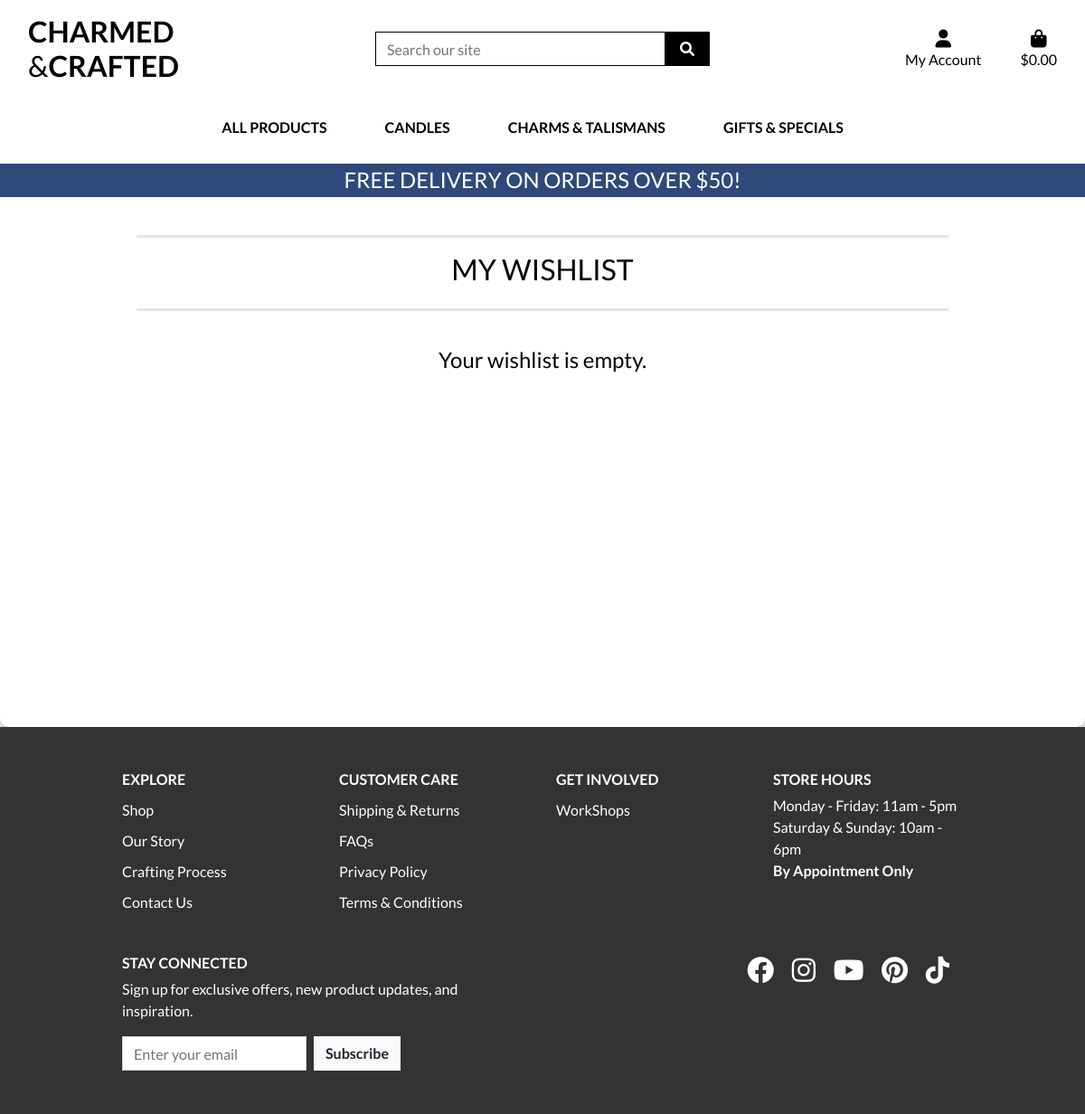
The page /products/wishlist_page/ (signed in) on the database as committed earlier.
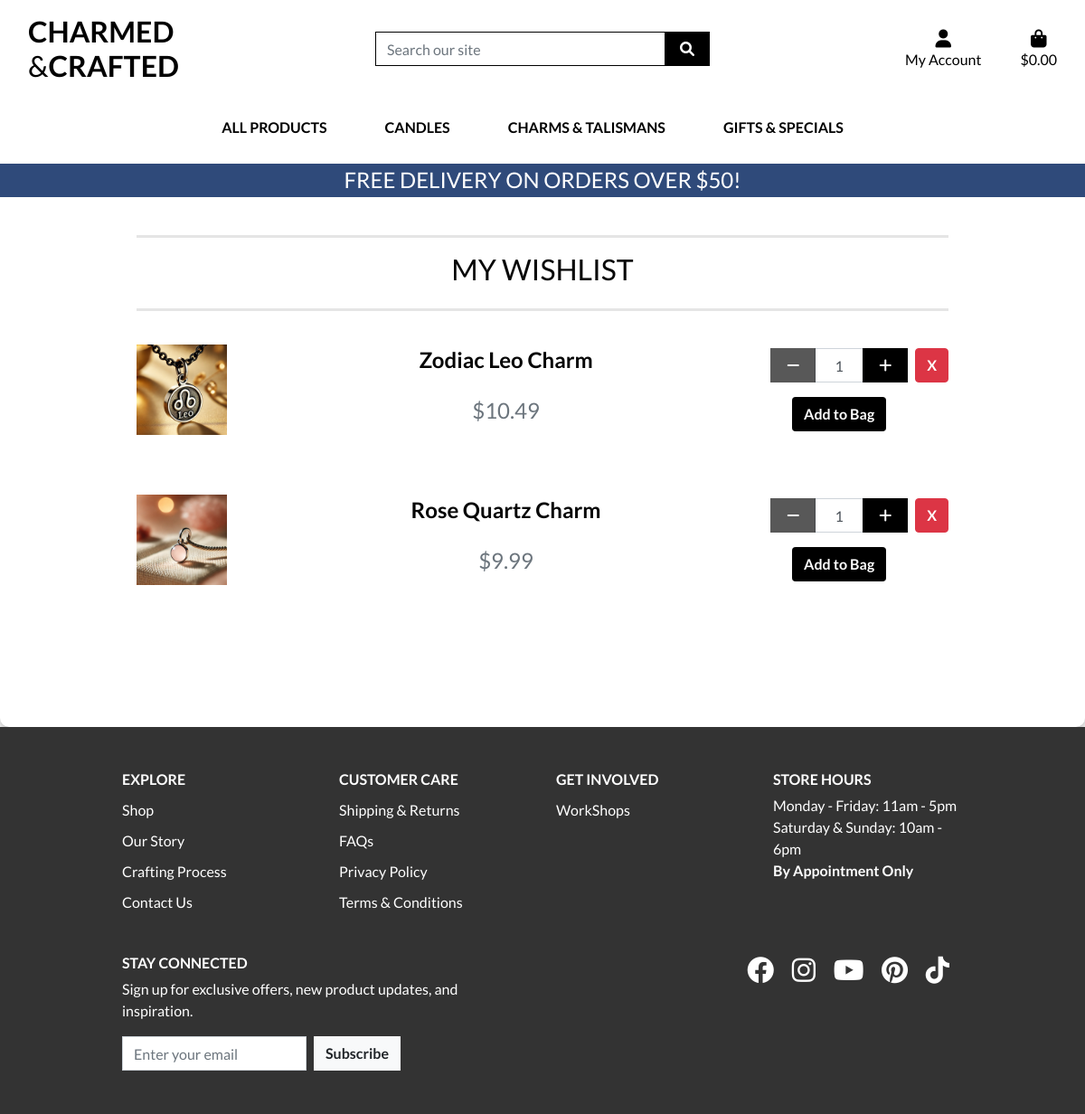
The same page on the database as committed later.
### products/models.py (models this page shows, shortened)
class Wishlist(models.Model):
    user = models.ForeignKey(settings.AUTH_USER_MODEL, on_delete=models.CASCADE, related_name="wishlists")
    product = models.ForeignKey(Product, on_delete=models.CASCADE, related_name="wishlisted_by")
    created_at = models.DateTimeField(auto_now_add=True)
    class Meta:
        unique_together = ('user', 'product')
        ordering = ['-created_at']

class Product(models.Model):
    category = models.ForeignKey('Category', null=True, blank=True, on_delete=models.CASCADE)
    sku = models.CharField(max_length=254, null=True, blank=True)
    name = models.CharField(max_length=254)
    description = models.TextField()
    has_sizes = models.BooleanField (default = False, null = True, blank = True)
    price = models.DecimalField(max_digits=6, decimal_places=2)
    rating = models.DecimalField(max_digits=6, decimal_places=2, null=True, blank=True)
    image_url = models.URLField(max_length=1024, null=True, blank=True)
    image = models.ImageField(null=True, blank=True)

### products/views.py (the view)
# urls.py: path('wishlist_page/', wishlist_page, name='wishlist_page'),
@login_required
def wishlist_page(request):
    wishlist_items = Wishlist.objects.filter(user=request.user).select_related('product')
    return render(request, 'products/wishlist.html', {'wishlist_items': wishlist_items})

### products/templates/products/wishlist.html (shortened to what this page needs)
{% extends "base.html" %}
{% load static %}
{% block page_header %}
    <div class="container header-container">
    </div>
{% endblock %}
{% block content %}
<div class="overlay clearover">
    <div class="container">
        <div class="row">
            <div class="col">
                <hr>
                <h2 class="logo-font mb-4 text-center">My Wishlist</h2>
                <hr>
            </div>
        </div>
        <div class="wishlist-container">
            {% if wishlist_items %}
                <ul class="list-unstyled">
                    {% for item in wishlist_items %}
                        <li class="wishlist-item d-flex align-items-center mb-4">
                            <div class="wishlist-image mr-3">
                                {% if item.product.image %}
                                    <img src="{{ item.product.image.url }}" alt="{{ item.product.name }}" class="img-fluid" style="width: 100px; height: auto;">
                                {% else %}
                                    <img src="{{ MEDIA_URL }}noimage.webp" alt="{{ item.product.name }}" class="img-fluid" style="width: 100px; height: auto;">
                                {% endif %}
                            </div>
                            <div class="wishlist-details flex-grow-1">
                                <p class="mb-1 font-weight-bold">{{ item.product.name }}</p>
                                <p class="text-muted">${{ item.product.price }}</p>
                            </div>
                            <div class="wishlist-actions d-flex">
                                <form action="{% url 'add_to_bag' item.product.id %}" method="POST" class="mr-2">
                                    <div class="form-group mx-auto ml-2">
                                        <div class="input-group">
                                            <div class="input-group-prepend">
                                                <button class="decrement-qty btn btn-black rounded-0"
                                                    data-item_id="{{ item.product.id }}" id="decrement-qty_{{ item.product.id }}">
                                                    <span class="icon">
                                                        <i class="fas fa-minus"></i>
                                                    </span>
                                                </button>
                                            </div>
                                            <input class="form-control qty_input" type="number"
                                                name="quantity" value="1" min="1" max="99"
                                                data-item_id="{{ item.product.id }}"
                                                id="id_qty_{{ item.product.id }}">
                                            <div class="input-group-append">
                                                <button class="increment-qty btn btn-black rounded-0"
                                                    data-item_id="{{ item.product.id }}" id="increment-qty_{{ item.product.id }}">
                                                    <span class="icon">
                                                        <i class="fas fa-plus"></i>
                                                    </span>
                                                </button>
                                            </div>
                                        </div>
                                    </div>
                                    <button type="submit" class="btn btn-black">Add to Bag</button>
                                </form>
                                <form action="{% url 'remove_from_wishlist' item.product.id %}" method="POST">
                                    <button type="submit" class="btn btn-danger">X</button>
                                </form>
                            </div>
                        </li>
                    {% endfor %}
                </ul>
            {% else %}
                <p class="text-center">Your wishlist is empty.</p>
            {% endif %}
        </div>
    </div>
</div>
{% endblock %}

### templates/base.html (shortened to what this page needs)
<!DOCTYPE html>
{% load static %}
<html lang="en">
    <head>
        {% block corecss %}
            <link rel="stylesheet" href="https://stackpath.bootstrapcdn.com/bootstrap/4.4.1/css/bootstrap.min.css">
            <link rel="stylesheet" href="{% static 'css/base.css' %}">
            <link rel="stylesheet" href="https://cdnjs.cloudflare.com/ajax/libs/font-awesome/6.0.0-beta3/css/all.min.css">
        {% endblock %}
    </head>
    <body {% if request.resolver_match.url_name == "home" %}class="homepage-background"{% endif %}>
        <header class="container-fluid fixed-top">
            <div id="topnav" class="row bg-white pt-lg-2 d-none d-lg-flex">
                <div class="col-12 col-lg-4 my-auto py-1 py-lg-0 text-center text-lg-left">
                    <a href="{% url 'home' %}" class="nav-link main-logo-link">
                        <h2 class="logo-font text-black my-0">
                            <strong>Charmed</strong><br>
                            &<strong>Crafted</strong>
                        </h2>
                    </a>
                </div>
                <div class="col-12 col-lg-4 my-auto py-1 py-lg-0">
                    <form method="GET" action="{% url 'products' %}">
                        <div class="input-group w-100">
                            <input class="form-control border border-black rounded-0" type="text" name="q" placeholder="Search our site">
                            <div class="input-group-append">
                                <button class="form-control btn btn-black border border-black rounded-0" type="submit">
                                    <span class="icon">
                                        <i class="fas fa-search"></i>
                                    </span>
                                </button>
                            </div>
                        </div>
                    </form>
                </div>
                <div class="col-12 col-lg-4 my-auto py-1 py-lg-0">
                    <ul class="list-inline list-unstyled text-center text-lg-right my-0">
                        <li class="list-inline-item dropdown">
                            <a class="text-black nav-link" href="#" id="user-options" data-toggle="dropdown" aria-haspopup="true" aria-expanded="false">
                                <div class="text-center">
                                    <div><i class="fas fa-user fa-lg"></i></div>
                                    <p class="my-0">My Account</p>
                                </div>
                            </a>
                        </li>
                        <li class="list-inline-item">
                            <a class="{% if grand_total %}text-info font-weight-bold{% else %}text-black{% endif %} nav-link" href="{% url 'view_bag' %}">
                                <div class="text-center text-black">
                                    <div><i class="fas fa-shopping-bag fa-lg"></i></div>
                                    <p class="my-0">
                                        {% if grand_total %}
                                            ${{ grand_total|floatformat:2 }}
                                        {% else %}
                                            $0.00
                                        {% endif %}
                                    </p>
                                </div>
                            </a>
                        </li>
                    </ul>
                </div>
            </div>
            <div class="row bg-white">
                <nav class="navbar navbar-expand-lg navbar-light w-100">
                    {% include 'includes/mobile-top-header.html' %}
                    {% include 'includes/main-nav.html' %}
                </nav>
            </div>
            <div id="delivery-banner" class="row text-center">
                <div class="col bg-black text-white">
                    <h4 class="logo-font my-1">Free delivery on orders over ${{ free_delivery_threshold }}!</h4>
                </div>
            </div>
        </header>
        {% block page_header %}
        {% endblock %}
        <main>
            {% block content %}
            {% endblock %}
        </main>
        <footer class="footer py-5 container-fluid">
            <div class="container">
                <div class="row">
                    <div class="col-md-3">
                        <h6 class="text-uppercase font-weight-bold">Explore</h6>
                        <ul class="list-unstyled">
                            <li><a href="#" class="footer-link">Shop</a></li>
                            <li><a href="#" class="footer-link">Our Story</a></li>
                            <li><a href="#" class="footer-link">Crafting Process</a></li>
                            <li><a href="#" class="footer-link">Contact Us</a></li>
                        </ul>
                    </div>
                    <div class="col-md-3">
                        <h6 class="text-uppercase font-weight-bold">Customer Care</h6>
                        <ul class="list-unstyled">
                            <li><a href="#" class="footer-link">Shipping & Returns</a></li>
                            <li><a href="#" class="footer-link">FAQs</a></li>
                            <li><a href="#" class="footer-link">Privacy Policy</a></li>
                            <li><a href="#" class="footer-link">Terms & Conditions</a></li>
                        </ul>
                    </div>
                    <div class="col-md-3">
                        <h6 class="text-uppercase font-weight-bold">Get Involved</h6>
                        <ul class="list-unstyled">
                            <li><a href="#" class="footer-link">WorkShops</a></li>
                        </ul>
                    </div>
                    <div class="col-md-3">
                        <h6 class="text-uppercase font-weight-bold">Store Hours</h6>
                        <ul class="list-unstyled">
                            <li>Monday - Friday: 11am - 5pm</li>
                            <li>Saturday & Sunday: 10am - 6pm</li>
                            <li class="font-weight-bold">By Appointment Only</li>
                        </ul>
                    </div>
                </div>
                <div class="row mt-4">
                    <div class="col-md-6">
                        <h6 class="text-uppercase font-weight-bold">Stay Connected</h6>
                        <p>Sign up for exclusive offers, new product updates, and inspiration.</p>
                        <form class="form-inline">
                            <input type="email" class="form-control mr-2 mb-2 mb-lg-0" placeholder="Enter your email" style="border-radius: 0;">
                            <button type="submit" class="btn btn-light" style="border-radius: 0;">Subscribe</button>
                        </form>
                    </div>
                    <div class="col-md-6 text-center text-md-right">
                        <a href="https://www.facebook.com" target="_blank" class="footer-social-link"  rel="noopener noreferrer" aria-label="Facebook">
                            <i class="fab fa-facebook fa-lg"></i>
                        </a>
                        <a href="https://www.instagram.com" target="_blank"  rel="noopener noreferrer" class="footer-social-link" aria-label="Instagram">
                            <i class="fab fa-instagram fa-lg"></i>
                        </a>
                        <a href="https://www.youtube.com" target="_blank"  rel="noopener noreferrer" class="footer-social-link" aria-label="YouTube">
                            <i class="fab fa-youtube fa-lg"></i>
                        </a>
                        <a href="https://www.pinterest.com" target="_blank" rel="noopener noreferrer" class="footer-social-link" aria-label="Pinterest">
                            <i class="fab fa-pinterest fa-lg"></i>
                        </a>
                        <a href="https://www.tiktok.com" target="_blank" rel="noopener noreferrer" class="footer-social-link" aria-label="TikTok">
                            <i class="fab fa-tiktok fa-lg"></i>
                        </a>
                    </div>
                </div>
            </div>
        </footer>
    </body>
</html>

### templates/includes/mobile-top-header.html (shortened to what this page needs)
<ul class= "pt-4 pl-1">
</ul>

### templates/includes/main-nav.html (shortened to what this page needs)
<div class="collapse navbar-collapse" id="main-nav">
    <ul class="navbar-nav w-auto mx-auto">
        <li class="nav-item dropdown">
            <a class="logo-font font-weight-bold nav-link text-black mr-5" href="#" id="all-products-link" data-toggle="dropdown" aria-haspopup="true" aria-expanded="false">
                All Products
            </a>
        </li>
        <li class="nav-item dropdown">
            <a class="logo-font font-weight-bold nav-link text-black mr-5" href="#" id="candles-link" data-toggle="dropdown" aria-haspopup="true" aria-expanded="false">
                Candles
            </a>
        </li>
        <li class="nav-item dropdown">
            <a class="logo-font font-weight-bold nav-link text-black mr-5" href="#" id="charms-link" data-toggle="dropdown" aria-haspopup="true" aria-expanded="false">
                Charms & Talismans
            </a>
        </li>
        <li class="nav-item dropdown">
            <a class="logo-font font-weight-bold nav-link text-black mr-5" href="#" id="gifts-link" data-toggle="dropdown" aria-haspopup="true" aria-expanded="false">
                Gifts & Specials
            </a>
        </li>
    </ul>
</div>

Rows that differ between the two databases and show on the page:
added Wishlist: product.image (picture), product.name "Zodiac Leo Charm", product.price "10.49"
added Wishlist: product.image (picture), product.name "Rose Quartz Charm", product.price "9.99"
Other text that changed with them:
text no longer shown: "Your wishlist is empty."
